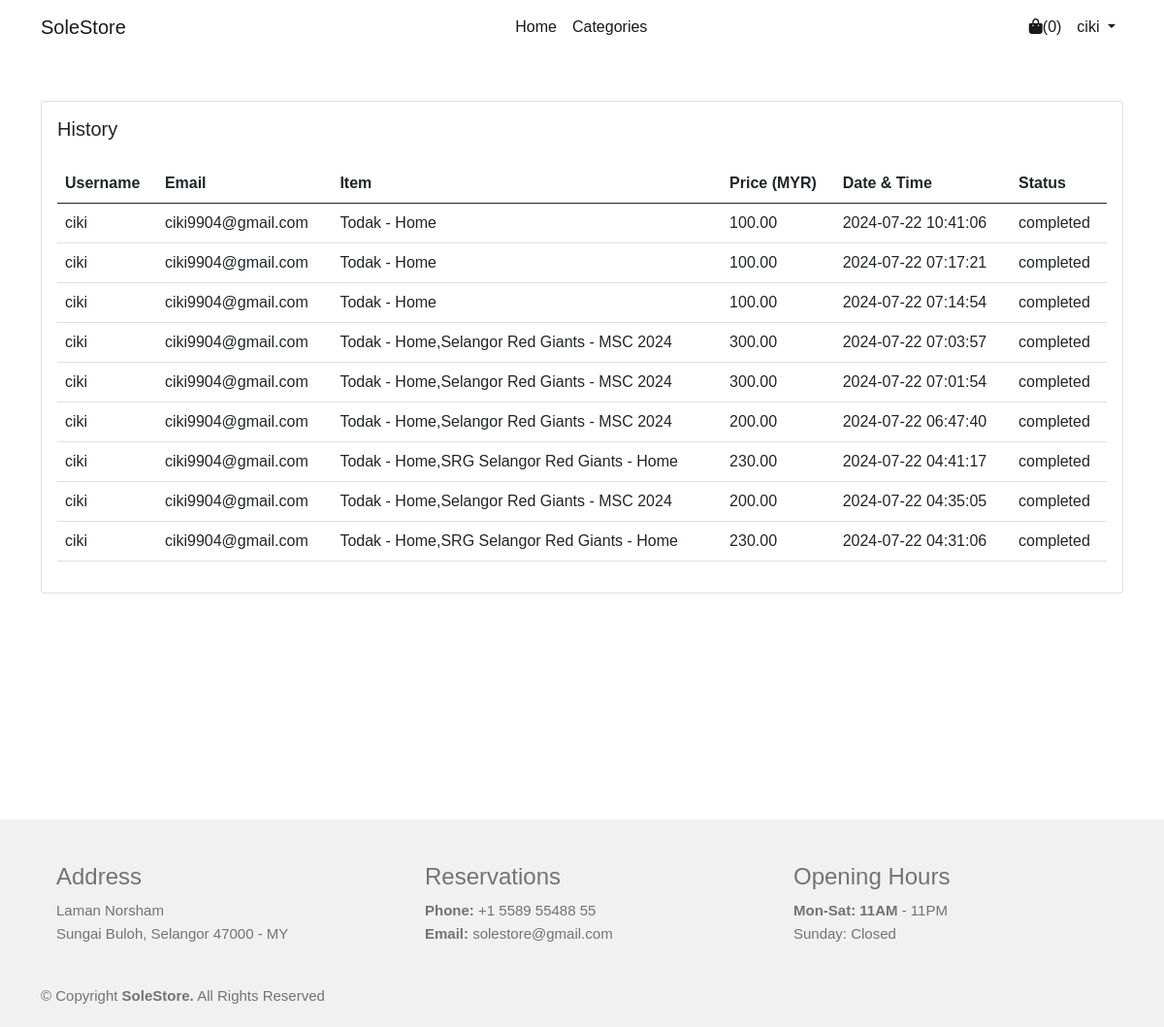
Page /users/history.php?id=3 (signed in) on the committed database.
### tables this page shows
CREATE TABLE `orders` (
  `id` int NOT NULL,
  `email` varchar(200) NOT NULL,
  `username` varchar(200) NOT NULL,
  `fname` varchar(200) NOT NULL,
  `lname` varchar(200) NOT NULL,
  `token` varchar(200) NOT NULL,
  `pro_name` varchar(200) NOT NULL,
  `price` double(17,2) NOT NULL,
  `user_id` int NOT NULL,
  `create_at` timestamp NOT NULL DEFAULT CURRENT_TIMESTAMP
);

### users/history.php (the view, shortened to what this page needs)
<?php require "../includes/header.php"; ?>
<?php require "../config/config.php"; ?>
<?php
$select = $pdo->query("SELECT * FROM orders WHERE user_id='$_SESSION[user_id]' ORDER BY create_at DESC");
$select->execute();
$orders = $select->fetchAll(PDO::FETCH_OBJ);
?>
    <div class="row mt-5" style="margin-bottom: 233px">
        <div class="col">
            <?php if(count($orders) > 0) : ?>
            <div class="card">
                <div class="card-body">
                    <h5 class="card-title mb-4 d-inline">History</h5>
                    <table class="table">
                        <thead>
                            <tr>
                                <th scope="col">Username</th>
                                <th scope="col">Email</th>
                                <th scope="col">Item</th>
                                <th scope="col">Price (MYR)</th>
                                <th scope="col">Date & Time</th>
                                <th scope="col">Status</th>
                            </tr>
                        </thead>
                        <tbody>
                            <?php foreach( $orders as $order ): ?>
                            <tr>
                                <td><?php echo $order->username; ?></td>
                                <td><?php echo $order->email; ?></td>
                                <td><?php echo $order->pro_name; ?></td>
                                <td><?php echo number_format((float)$order->price, 2, '.', ''); ?></td>
                                <td><?php echo $order->create_at; ?></td>
                                <td><?php echo 'completed'; ?></td>
                            </tr>
                            <?php endforeach; ?>
                        </tbody>
                    </table>
                </div>
            </div>
            <?php else : ?>
                <div class="alert alert-success text-white bg-success">There is no order history</div>
            <?php endif; ?>
        </div>
    </div>
<?php require "../includes/footer.php"; ?>

### includes/header.php (style rules this page uses)
body { font-family: Arial, sans-serif; }
h1, h2, h3, h4, h5, h6 { font-family: Helvetica, sans-serif; }
.card { display: flex; flex-direction: column; justify-content: space-between; }
.card-body { display: flex; flex-direction: column; justify-content: space-between; height: 100%; }

### rows in the picture
orders: username "ciki", email "ciki9904@gmail.com", pro_name "Todak - Home", price "100.00", create_at "2024-07-22 10:41:06"
orders: username "ciki", email "ciki9904@gmail.com", pro_name "Todak - Home", price "100.00", create_at "2024-07-22 07:17:21"
orders: username "ciki", email "ciki9904@gmail.com", pro_name "Todak - Home", price "100.00", create_at "2024-07-22 07:14:54"
orders: username "ciki", email "ciki9904@gmail.com", pro_name "Todak - Home,Selangor Red Giants - MSC 2024", price "300.00", create_at "2024-07-22 07:03:57"
orders: username "ciki", email "ciki9904@gmail.com", pro_name "Todak - Home,Selangor Red Giants - MSC 2024", price "300.00", create_at "2024-07-22 07:01:54"
orders: username "ciki", email "ciki9904@gmail.com", pro_name "Todak - Home,Selangor Red Giants - MSC 2024", price "200.00", create_at "2024-07-22 06:47:40"
orders: username "ciki", email "ciki9904@gmail.com", pro_name "Todak - Home,SRG Selangor Red Giants - Home", price "230.00", create_at "2024-07-22 04:41:17"
orders: username "ciki", email "ciki9904@gmail.com", pro_name "Todak - Home,Selangor Red Giants - MSC 2024", price "200.00", create_at "2024-07-22 04:35:05"
orders: username "ciki", email "ciki9904@gmail.com", pro_name "Todak - Home,SRG Selangor Red Giants - Home", price "230.00", create_at "2024-07-22 04:31:06"

### other values in the picture
$getNumber->num_products "0"
$_SESSION['username'] "ciki"
